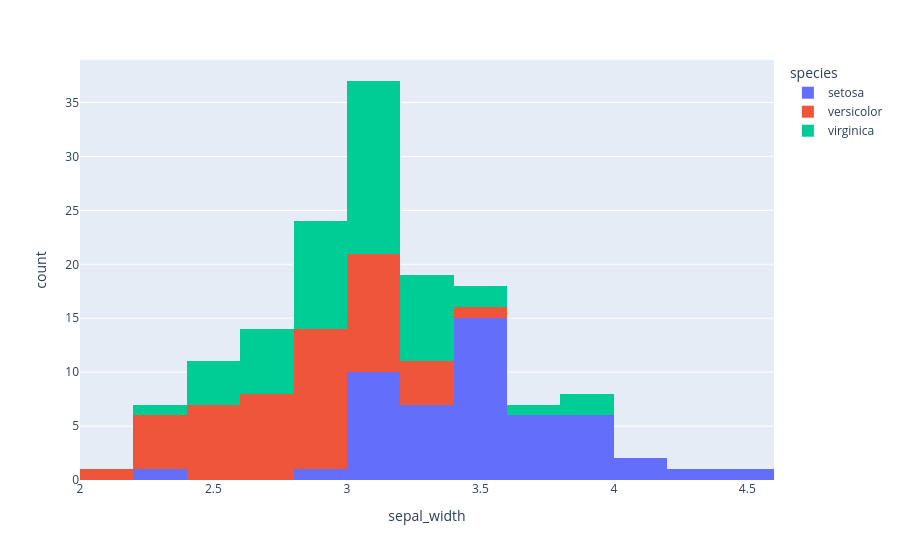

Notebook code for this chart:
### Code cell
# histogram plot
fig6 = px.histogram(df,x="sepal_width",color="species")
fig6.show()
fig6.write_image("./outputs/fig6.png")

### Figure 1 — Plotly figure (JSON) as saved in the notebook; plotly's stock layout.template omitted (floating-point values rounded to 4 significant figures)
{"data": [{"bingroup": "x", "hovertemplate": "species=setosa<br>sepal_width=%{x}<br>count=%{y}<extra></extra>", "legendgroup": "setosa", "marker": {"color": "#636efa", "pattern": {"shape": ""}}, "name": "setosa", "orientation": "v", "showlegend": true, "type": "histogram", "x": [3.5, 3.0, 3.2, 3.1, 3.6, 3.9, 3.4, 3.4, 2.9, 3.1, 3.7, 3.4, 3.0, 3.0, 4.0, 4.4, 3.9, 3.5, 3.8, 3.8, 3.4, 3.7, 3.6, 3.3, 3.4, 3.0, 3.4, 3.5, 3.4, 3.2, 3.1, 3.4, 4.1, 4.2, 3.1, 3.2, 3.5, 3.6, 3.0, 3.4, 3.5, 2.3, 3.2, 3.5, 3.8, 3.0, 3.8, 3.2, 3.7, 3.3], "xaxis": "x", "yaxis": "y"}, {"bingroup": "x", "hovertemplate": "species=versicolor<br>sepal_width=%{x}<br>count=%{y}<extra></extra>", "legendgroup": "versicolor", "marker": {"color": "#EF553B", "pattern": {"shape": ""}}, "name": "versicolor", "orientation": "v", "showlegend": true, "type": "histogram", "x": [3.2, 3.2, 3.1, 2.3, 2.8, 2.8, 3.3, 2.4, 2.9, 2.7, 2.0, 3.0, 2.2, 2.9, 2.9, 3.1, 3.0, 2.7, 2.2, 2.5, 3.2, 2.8, 2.5, 2.8, 2.9, 3.0, 2.8, 3.0, 2.9, 2.6, 2.4, 2.4, 2.7, 2.7, 3.0, 3.4, 3.1, 2.3, 3.0, 2.5, 2.6, 3.0, 2.6, 2.3, 2.7, 3.0, 2.9, 2.9, 2.5, 2.8], "xaxis": "x", "yaxis": "y"}, {"bingroup": "x", "hovertemplate": "species=virginica<br>sepal_width=%{x}<br>count=%{y}<extra></extra>", "legendgroup": "virginica", "marker": {"color": "#00cc96", "pattern": {"shape": ""}}, "name": "virginica", "orientation": "v", "showlegend": true, "type": "histogram", "x": [3.3, 2.7, 3.0, 2.9, 3.0, 3.0, 2.5, 2.9, 2.5, 3.6, 3.2, 2.7, 3.0, 2.5, 2.8, 3.2, 3.0, 3.8, 2.6, 2.2, 3.2, 2.8, 2.8, 2.7, 3.3, 3.2, 2.8, 3.0, 2.8, 3.0, 2.8, 3.8, 2.8, 2.8, 2.6, 3.0, 3.4, 3.1, 3.0, 3.1, 3.1, 3.1, 2.7, 3.2, 3.3, 3.0, 2.5, 3.0, 3.4, 3.0], "xaxis": "x", "yaxis": "y"}], "layout": {"barmode": "relative", "legend": {"title": {"text": "species"}, "tracegroupgap": 0}, "margin": {"t": 60}, "xaxis": {"anchor": "y", "domain": [0, 1], "title": {"text": "sepal_width"}}, "yaxis": {"anchor": "x", "domain": [0, 1], "title": {"text": "count"}}}}
